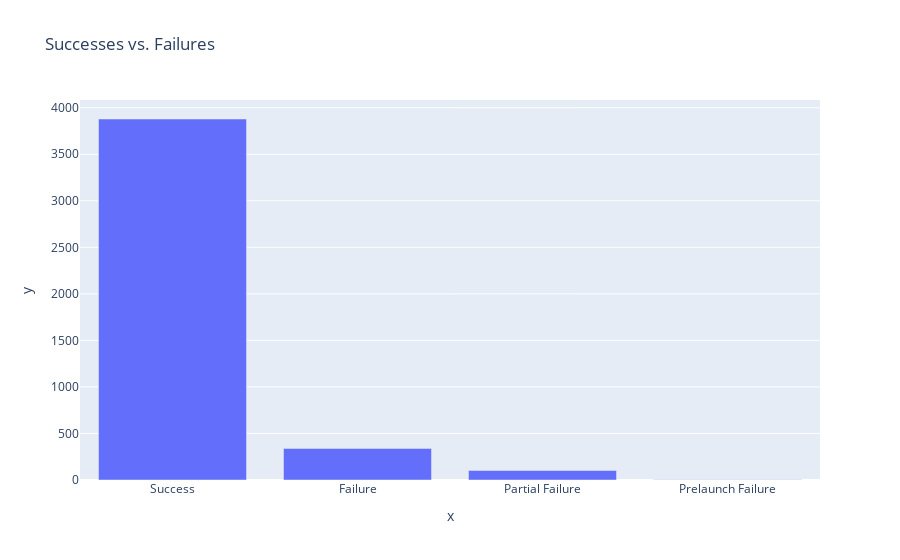

Notebook code for this chart:
### Code cell
status_bar = px.bar(
    x=status_counts.index,
    y=status_counts.values,
    title="Successes vs. Failures"
)
status_bar.show()

### Figure 1 — Plotly figure (JSON) as saved in the notebook; plotly's stock layout.template omitted (floating-point values rounded to 4 significant figures)
{"data": [{"hovertemplate": "x=%{x}<br>y=%{y}<extra></extra>", "legendgroup": "", "marker": {"color": "#636efa", "pattern": {"shape": ""}}, "name": "", "orientation": "v", "showlegend": false, "textposition": "auto", "type": "bar", "x": ["Success", "Failure", "Partial Failure", "Prelaunch Failure"], "xaxis": "x", "y": [3879, 339, 102, 4], "yaxis": "y"}], "layout": {"barmode": "relative", "legend": {"tracegroupgap": 0}, "title": {"text": "Successes vs. Failures"}, "xaxis": {"anchor": "y", "domain": [0, 1], "title": {"text": "x"}}, "yaxis": {"anchor": "x", "domain": [0, 1], "title": {"text": "y"}}}}
